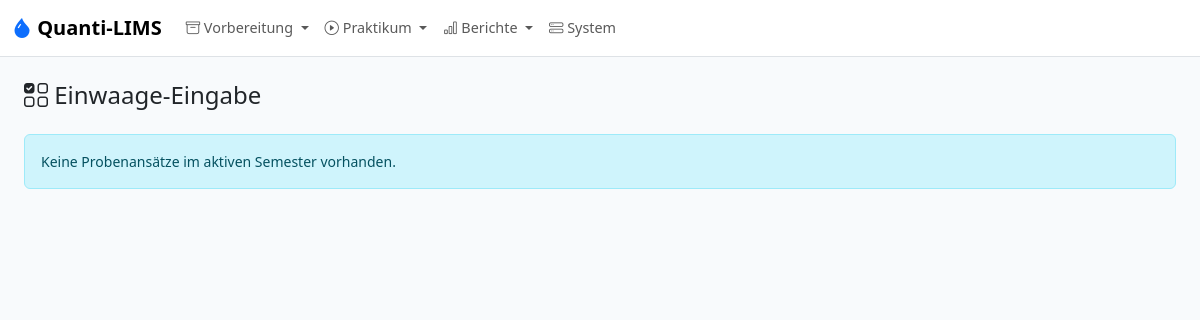
/ta/weighing, run on an earlier commit of the app's database.
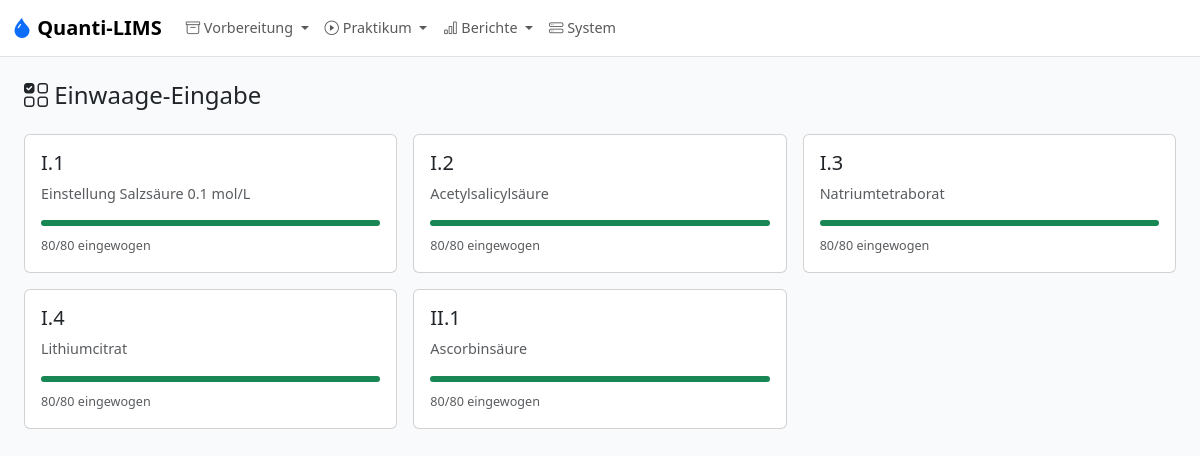
And on a later commit of the database.
### models.py (models this page shows, shortened)
class SampleBatch(db.Model):
    __tablename__ = "sample_batch"
    id = db.Column(db.Integer, primary_key=True)
    semester_id = db.Column(db.Integer, db.ForeignKey("semester.id"), nullable=False)
    analysis_id = db.Column(db.Integer, db.ForeignKey("analysis.id"), nullable=False)
    substance_lot_id = db.Column(db.Integer, db.ForeignKey("substance_lot.id"))
    blend_description = db.Column(db.String(500))
    gehalt_min_pct = db.Column(db.Float)
    n_extra_determinations = db.Column(db.Integer, nullable=False, default=1)
    mortar_loss_factor = db.Column(db.Float, nullable=False, default=1.1)
    target_m_s_min_g = db.Column(db.Float)
    target_m_ges_g = db.Column(db.Float)
    target_v_min_ml = db.Column(db.Float)
    target_v_max_ml = db.Column(db.Float)
    dilution_factor = db.Column(db.Float)
    dilution_solvent = db.Column(db.String(120))
    dilution_notes = db.Column(db.Text)
    titer = db.Column(db.Float, nullable=False, default=1.000)
    titer_source = db.Column(db.String(40), nullable=False, default="manual")
    titer_source_date = db.Column(db.String(20))
    titer_source_operator = db.Column(db.String(100))
    total_samples_prepared = db.Column(db.Integer, nullable=False)
    preparation_date = db.Column(db.String(20))
    prepared_by = db.Column(db.String(100))
    notes = db.Column(db.Text)
    position = db.Column(db.Integer, nullable=False, default=0)
    semester = db.relationship("Semester", back_populates="batches")
    analysis = db.relationship("Analysis", back_populates="batches")
    substance_lot = db.relationship("SubstanceLot", back_populates="batches")
    samples = db.relationship("Sample", back_populates="batch", order_by="Sample.running_number")
    __table_args__ = (db.UniqueConstraint("semester_id", "analysis_id"),)

class Analysis(db.Model):
    __tablename__ = "analysis"
    id = db.Column(db.Integer, primary_key=True)
    block_id = db.Column(db.Integer, db.ForeignKey("block.id"), nullable=False)
    code = db.Column(db.String(10), unique=True, nullable=False)
    ordinal = db.Column(db.Integer, nullable=False)
    name = db.Column(db.String(200), nullable=False)
    substance_id = db.Column(db.Integer, db.ForeignKey("substance.id"), nullable=False)
    k_determinations = db.Column(db.Integer, nullable=False, default=3)
    result_unit = db.Column(db.String(20), nullable=False, default="%")
    result_label = db.Column(db.String(50), nullable=False, default="Gehalt")
    calculation_mode = db.Column(db.String(50), nullable=False, default=MODE_ASSAY_MASS_BASED)
    e_ab_g = db.Column(db.Float)
    g_ab_min_pct = db.Column(db.Float)
    g_ab_max_pct = db.Column(db.Float)
    source_reference = db.Column(db.String(255))
    tolerance_override_min_pct = db.Column(db.Float)
    tolerance_override_max_pct = db.Column(db.Float)
    notes = db.Column(db.Text)
    block = db.relationship("Block", back_populates="analyses")
    substance = db.relationship("Substance", back_populates="analyses")
    method = db.relationship("Method", back_populates="analysis", uselist=False)
    batches = db.relationship("SampleBatch", back_populates="analysis")

### app.py (the view)
    @app.route("/ta/weighing")
    def ta_weighing():
        sem = active_semester()
        batches = SampleBatch.query.filter_by(semester_id=sem.id).all() if sem else []
        return render_template("ta/weighing_select.html", batches=batches, semester=sem)

### calculation_modes.py (called while the page is built)
def resolve_mode(mode: str | None) -> str:
    if mode in {MODE_ASSAY_MASS_BASED, MODE_TITRANT_STANDARDIZATION}:
        return mode
    return MODE_ASSAY_MASS_BASED

### models.py (called while the page is built)
    @property
    def is_weighed(self) -> bool:
        mode = resolve_mode(self.batch.analysis.calculation_mode if self.batch and self.batch.analysis else None)
        if mode == MODE_TITRANT_STANDARDIZATION:
            return self.m_ges_actual_g is not None
        return self.m_s_actual_g is not None and self.m_ges_actual_g is not None

### templates/ta/weighing_select.html (shortened to what this page needs)
{% extends "base.html" %}
{% block content %}
<h4 class="mb-4"><i class="bi bi-ui-checks-grid"></i> Einwaage-Eingabe</h4>
{% if not batches %}
<div class="alert alert-info">Keine Probenansätze im aktiven Semester vorhanden.</div>
{% else %}
<div class="row g-3">
{% for b in batches %}
{% set weighed = b.samples | selectattr('is_weighed') | list | length %}
{% set pct = (weighed / b.samples|length * 100)|round(0)|int if b.samples|length > 0 else 0 %}
<div class="col-md-4">
  <a href="{{ url_for('ta_weighing_batch', batch_id=b.id) }}" class="card text-decoration-none h-100 hover-card">
    <div class="card-body">
      <h5 class="card-title">{{ b.analysis.code }}</h5>
      <p class="card-text text-body-secondary">{{ b.analysis.name }}</p>
      <div class="progress mb-2" style="height: 6px">
        <div class="progress-bar {% if pct == 100 %}bg-success{% else %}bg-primary{% endif %}" style="width:{{ pct }}%"></div>
      </div>
      <small class="text-body-secondary">{{ weighed }}/{{ b.samples|length }} eingewogen</small>
    </div>
  </a>
</div>
{% endfor %}
</div>
{% endif %}
{% endblock %}

What changed in the data, as far as the page shows it:
added SampleBatch: analysis.code "I.1", analysis.name "Einstellung Salzsäure 0.1 mol/L", {{ pct }} 100 (drawn), total_samples_prepared "80", samples|length "80"
added SampleBatch: analysis.code "I.2", analysis.name "Acetylsalicylsäure", {{ pct }} 100 (drawn), total_samples_prepared "80", samples|length "80"
added SampleBatch: analysis.code "I.3", analysis.name "Natriumtetraborat", {{ pct }} 100 (drawn), total_samples_prepared "80", samples|length "80"
added SampleBatch: analysis.code "I.4", analysis.name "Lithiumcitrat", {{ pct }} 100 (drawn), total_samples_prepared "80", samples|length "80"
added SampleBatch: analysis.code "II.1", analysis.name "Ascorbinsäure", {{ pct }} 100 (drawn), total_samples_prepared "80", samples|length "80"
Also different on the page:
text no longer shown: "Keine Probenansätze im aktiven Semester vorhanden."
